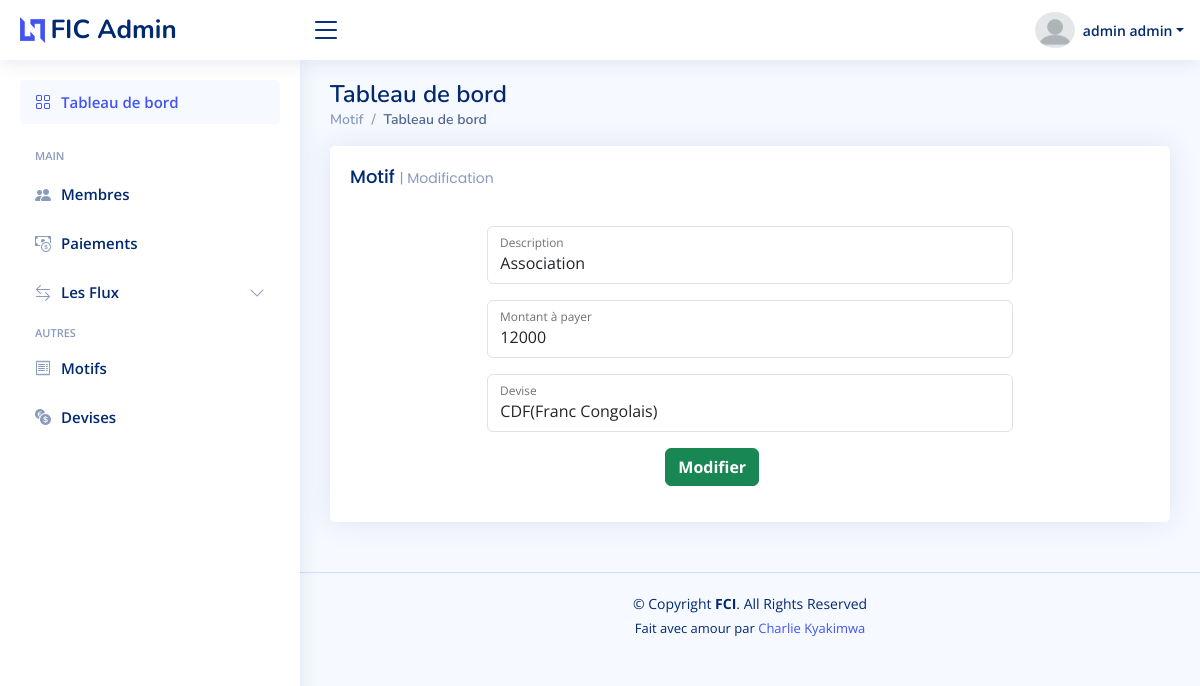
/admin/upmotif.php?id=1 (signed in), run on the app's committed database.
### tables this page shows
CREATE TABLE `cotisation` (
  `ID` int(11) NOT NULL,
  `DESCRIPTION` text NOT NULL,
  `VISIBLE` int(11) NOT NULL,
  `devise` int(11) DEFAULT NULL,
  `taux` decimal(10,0) DEFAULT NULL,
  `MONTANT` decimal(10,0) DEFAULT NULL
);

CREATE TABLE `devise` (
  `id` int(11) NOT NULL,
  `description` text DEFAULT NULL,
  `taux` decimal(10,0) DEFAULT NULL,
  `visible` int(11) DEFAULT NULL,
  `statuts` int(11) DEFAULT 0
);

### admin/upmotif.php (called while the page is built, shortened)
<?php require_once 'includes/upmotif.php' ?>
<?php require('../templates/adminLayout.php') ?>

### Class/cotisation.php (called while the page is built, shortened)
<?php
class cotisation
{
    private $id;
    public function setId($value)
    {
        $this->id = $value;
    }
    public function afficherbyid()
    {
        $con = new Database();
        $connect = $con->open();
        try {
            $stmt = $connect->prepare("SELECT * from cotisation where id=? and visible=?");
            $stmt->execute([$this->id, $this->visible = 1]);
            return $stmt->fetchAll();
        } catch (Exception $e) {
            return $e->getMessage();
        }
    }
}

### Class/devise.php (called while the page is built, shortened)
<?php
class devise
{
    public function afficherbystatuts()
    {
        $con = new Database();
        $connect = $con->open();
        try {
            $stmt = $connect->prepare("SELECT * from `devise` where statuts=? and visible=?");
            $stmt->execute([$this->statuts = 1, $this->visible = 1]);
            return $stmt->fetchAll();
        } catch (Exception $e) {
            return $e->getMessage();
        }
    }
}

### admin/includes/upmotif.php (the view, shortened to what this page needs)
<?php
require_once("../Class/devise.php");
require_once("../Class/cotisation.php");
$motif = new cotisation();
$id = $_GET['id'];
$motif->setId($id);
$allm = $motif->afficherbyid();
$data = new devise();
$all = $data->afficherbystatuts();
?>
<div class="col-lg-12">
    <div class="row">
        <div class="col-12">
            <div class="card recent-sales overflow-auto">
                <div class="card-body">
                    <h5 class="card-title mb-4">Motif <span>| Modification</span></h5>
                    <?php
                    foreach ($allm as $key => $valm) {
                    ?>
                    <form method="POST" action="../admin/processing/updatemotif.php">
                        <div class="row">
                            <div class="col-sm-2 col-xxl-4">
                            </div>
                            <div class="col-sm-8 col-xxl-6">
                                <div class="form-floating mb-3">
                                    <input value="<?= $valm['DESCRIPTION'] ?>" name="description" type="text"
                                        class="form-control" id="floatingInput" placeholder="name@example.com">
                                    <label for="floatingInput">Description</label>
                                </div>
                                <div class="form-floating mb-3">
                                    <input value="<?= $valm['MONTANT'] ?>" name="montant" type="text"
                                        class="form-control" id="floatingInput" placeholder="name@example.com">
                                    <label for="floatingInput">Montant à payer</label>
                                </div>
                                <?php
                                    foreach ($all as $key => $val) {
                                    ?>
                                <div class="form-floating mb-3">
                                    <input readonly name="devise" value="<?= $val['description'] ?>" type="text"
                                        class="form-control" id="floatingInput">
                                    <label for="floatingInput">Devise</label>
                                </div>
                                <?php
                                    }
                                    ?>
                                <div class="row mb-3 text-center">
                                    <div class="col-sm-10 text-center ms-2">
                                        <button name="update" type="submit"
                                            class="btn btn-success fw-bold">Modifier</button>
                                    </div>
                                </div>
                            </div>
                            <div class="col-sm-2 col-xxl-4">
                            </div>
                        </div>
                        <?php
                    }
                        ?>
                    </form>
                </div>
            </div>
        </div>
    </div>
</div>

### assets/css/style.css (style rules this page uses)
:root { scroll-behavior: smooth; }
body { font-family: "Open Sans", sans-serif; background: #f6f9ff; color: #444444; }
h1, h2, h3, h4, h5, h6 { font-family: "Nunito", sans-serif; }
.card { margin-bottom: 30px; border: none; border-radius: 5px; box-shadow: 0px 0 30px rgba(1, 41, 112, 0.1); }
.card-title { padding: 20px 0 15px 0; font-size: 18px; font-weight: 500; color: #012970; font-family: "Poppins", sans-serif; }
.card-title span { color: #899bbd; font-size: 14px; font-weight: 400; }
.card-body { padding: 0 20px 20px 20px; }
.dashboard .recent-sales { font-size: 14px; }

### data on the page
cotisation: description "Association", montant "12000"
devise: devise "CDF(Franc Congolais)"

### other printed values
$_SESSION['POSTNOM'] "admin"
$_SESSION['PRENOM'] "admin"
$pageTitle "Motif"
